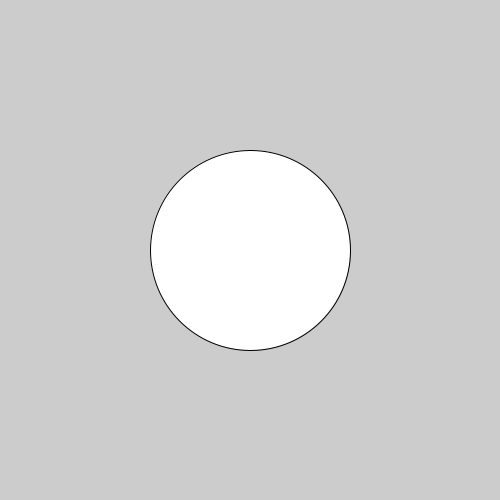
Frame 1 (no input)
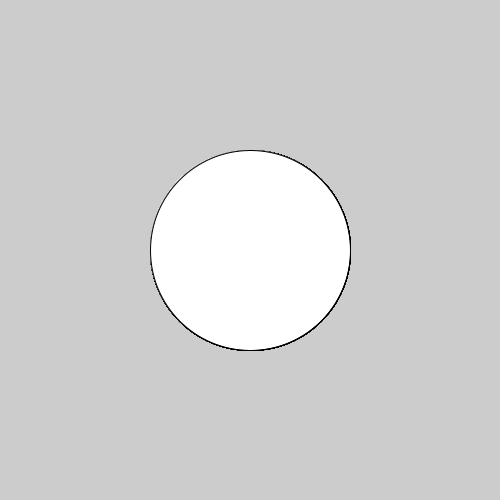
Frame 60 (the mouse pressed at the canvas centre just before this capture)
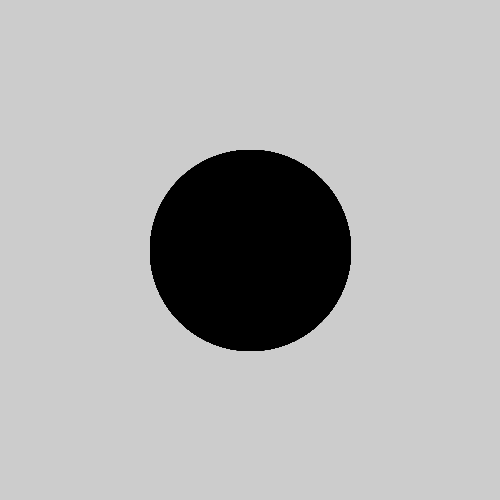
Frame 120 (the mouse held since frame 60 and released just before this capture)

The Processing sketch that drew these frames (run headless with seeded random() and noise(); from frame 60 on, the mouse is pressed at the canvas centre):

// Processing sketch: processing_136575
// ── processing_136575.pde

//mouseOver Circle  note:  only works with ellipses where 
//width and height are the same . . . a circle
//a few variables we can store values in

int xPos, yPos;  //x and y coordinates of the cursor
int xCircle, yCircle; //x and y coordinates of the ellipse/circle
int radius; //half the width or height

void setup() {
  size(500, 500);
  smooth(8); //a really high level of smoothing . . .
}

void draw() {
  ellipse(250, 250, 200, 200); //draw an ellispse in the center of the render window
  if(onCircle(mouseX, mouseY, 250, 250, 200) == true) { //use the onCircle() function to check if cursor is over ellipse
    fill(0); // if so fill with black
  }
  else{
    fill(255); //else, fill with white
  }
}


//The function below returns a boolean value or true, if on the circle, and false is off the circle
//We can est the function in the main draw() function
boolean onCircle(int xPos, int yPos, int xCircle, int yCircle, int circleWidth){
  if(dist(xPos, yPos, xCircle, yCircle) <= circleWidth/2) {
    return true;
  }
  else {
    return false;
  }
}
  
